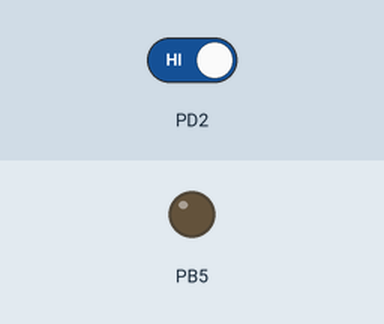
Recording of a program running on a simulated ATmega328P, built with avr-gcc and emulated at 16 MHz. Shown: output pins drawn as LEDs (lit = HIGH). The inputs (shaded band) are chosen by the test bench; at power-on: PD2 HIGH.

Above: at 1.2 s.
1.3 s: PD2 driven LOW
At 1.8 s:
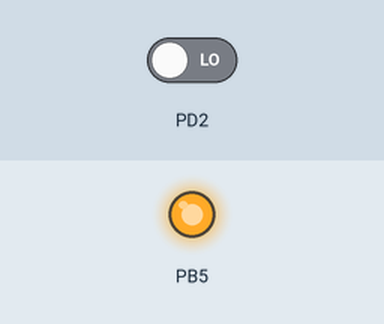
Timing chart, 0 to 4.3 s (numbered marks = the images above; inputs shaded):
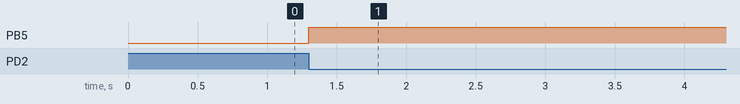

The program:

main.c
```c
/*
 * external interrupt_falling edge.c
 *
 * Created: 03-11-2026 00:41:30
 * Author : ajith
 */

#define F_CPU 16000000UL
#include <avr/io.h>
#include <avr/interrupt.h>

ISR(INT0_vect)
{
	//toggle LED when pressed
	PORTB^=(1<<PORTB5);
}
void external_interrupt_INT0_init()
{
	//1.configuring INT0 as interrupt
	EIMSK|=(1<<INT0);
	//2.configuring PD2 as input for external interrupt
	DDRD&=~(1<<DDD2);
	//3.configuring interrupt trigger:falling edge
	EICRA|=(1<<ISC01);
	EICRA&=~(1<<ISC00);
	//4.enabling global interrupt
	sei();
};
void gpio_init()
{
	//configuring PB5 as output
	DDRB|=(1<<DDB5);
}
int main(void)
{
	gpio_init();
	external_interrupt_INT0_init();
	while (1)
	{
	}
}
```

Measured:
- after the input at 1.3 s, PB5: LOW → HIGH at once
